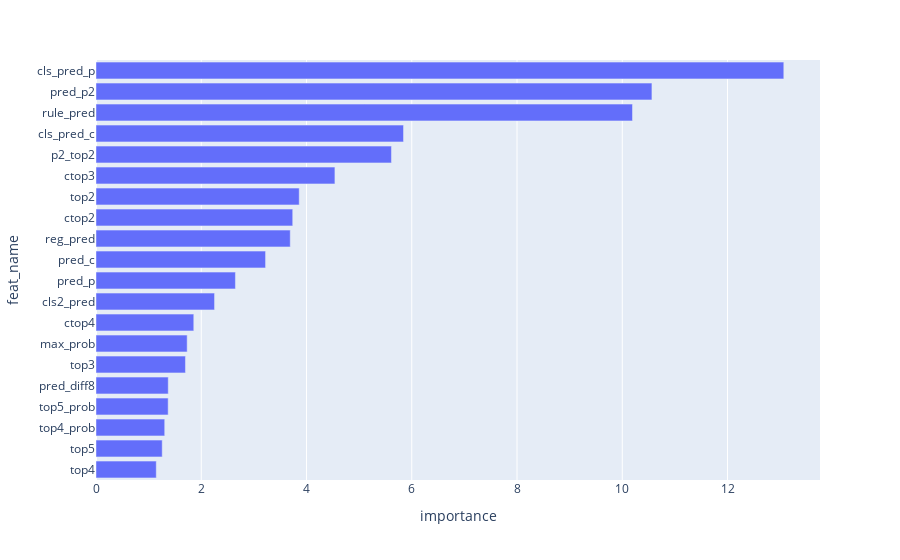

This figure's notebook cell:
### Code cell
gezi.plot.feature_importance(model, topn=20)

### Figure 1 — Plotly figure (JSON) as saved in the notebook; plotly's stock layout.template omitted (floating-point values rounded to 4 significant figures)
{"data": [{"alignmentgroup": "True", "hovertemplate": "importance=%{x}<br>feat_name=%{y}<extra></extra>", "legendgroup": "", "marker": {"color": "#636efa", "pattern": {"shape": ""}}, "name": "", "offsetgroup": "", "orientation": "h", "showlegend": false, "textposition": "auto", "type": "bar", "x": [1.145, 1.259, 1.306, 1.371, 1.373, 1.7, 1.732, 1.858, 2.253, 2.649, 3.222, 3.691, 3.738, 3.862, 4.54, 5.614, 5.843, 10.19, 10.56, 13.07], "xaxis": "x", "y": ["top4", "top5", "top4_prob", "top5_prob", "pred_diff8", "top3", "max_prob", "ctop4", "cls2_pred", "pred_p", "pred_c", "reg_pred", "ctop2", "top2", "ctop3", "p2_top2", "cls_pred_c", "rule_pred", "pred_p2", "cls_pred_p"], "yaxis": "y"}], "layout": {"barmode": "relative", "legend": {"tracegroupgap": 0}, "margin": {"t": 60}, "xaxis": {"anchor": "y", "domain": [0, 1], "title": {"text": "importance"}}, "yaxis": {"anchor": "x", "domain": [0, 1], "title": {"text": "feat_name"}}}}
